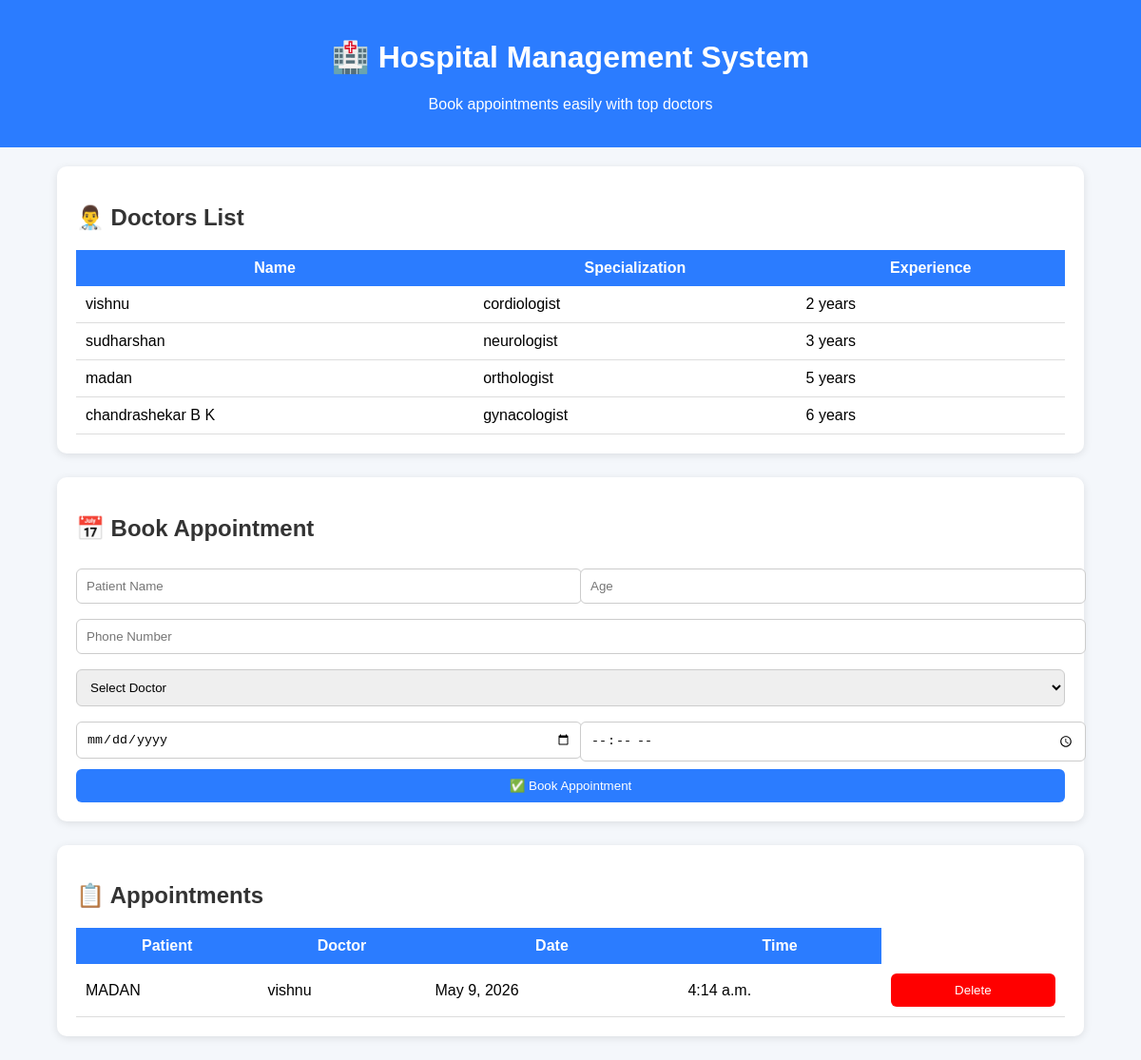
The page / on the database its author committed.
### core/models.py (models this page shows, shortened)
class Doctor(models.Model):
    name=models.CharField(max_length=100)
    specialization=models.CharField(max_length=200)
    experience=models.IntegerField()

class Appointment(models.Model):
    patient=models.ForeignKey(Patient,on_delete=models.CASCADE)
    doctor=models.ForeignKey(Doctor,on_delete=models.CASCADE)
    date=models.DateField()
    time=models.TimeField()

class Patient(models.Model):
    name=models.CharField(max_length=100)
    age=models.IntegerField()
    phone=models.CharField(max_length=15)

### core/views.py (the view, shortened to what this page needs)
# urls.py: path('',views.home),
def home(request):
    doctors=Doctor.objects.all()
    appointments=Appointment.objects.all()
    return render(request,'home.html',{
                  'doctors':doctors,
                  'appointments':appointments
                  })

### core/templates/home.html (shortened to what this page needs)
<!DOCTYPE html>
<html>
<head>
</head>
<body>
<header>
    <h1>🏥 Hospital Management System</h1>
    <p>Book appointments easily with top doctors</p>
</header>
<div class="container">
    <div class="card">
        <h2>👨‍⚕️ Doctors List</h2>
        <table>
            <thead>
                <tr>
                    <th>Name</th>
                    <th>Specialization</th>
                    <th>Experience</th>
                </tr>
            </thead>
            <tbody>
                {% for doctor in doctors %}
                <tr>
                    <td>{{ doctor.name }}</td>
                    <td>{{ doctor.specialization }}</td>
                    <td>{{ doctor.experience }} years</td>
                </tr>
                {% empty %}
                <tr>
                    <td colspan="3">No doctors available</td>
                </tr>
                {% endfor %}
            </tbody>
        </table>
    </div>
    <div class="card">
        <h2>📅 Book Appointment</h2>
        <form method="POST">
            <div class="flex">
                <div>
                    <input type="text" name="name" placeholder="Patient Name" required>
                </div>
                <div>
                    <input type="number" name="age" placeholder="Age" required>
                </div>
            </div>
            <input type="text" name="phone" placeholder="Phone Number" required>
            <select name="doctor" required>
                <option value="">Select Doctor</option>
            </select>
            <div class="flex">
                <div>
                    <input type="date" name="date" required>
                </div>
                <div>
                    <input type="time" name="time" required>
                </div>
            </div>
            <button type="submit">✅ Book Appointment</button>
        </form>
    </div>
    <div class="card">
        <h2>📋 Appointments</h2>
        <table>
            <thead>
                <tr>
                    <th>Patient</th>
                    <th>Doctor</th>
                    <th>Date</th>
                    <th>Time</th>
                </tr>
            </thead>
            <tbody>
                {% for appointment in appointments %}
                <tr>
                    <td>{{ appointment.patient.name }}</td>
                    <td>{{ appointment.doctor.name }}</td>
                    <td>{{ appointment.date }}</td>
                    <td>{{ appointment.time }}</td>
                    <td>
                        <a href="{% url 'delete' appointment.id %}">
                            <button style="background:red; color:white;">Delete</button>
                        </a>
                    </td>
                </tr>
                {% empty %}
                <tr>
                    <td colspan="4">No appointments booked</td>
                </tr>
                {% endfor %}
            </tbody>
        </table>
    </div>
</div>
</body>
</html>

### core/templates/home.html (style rules this page uses)
body { font-family: Arial, sans-serif; background-color: #f4f7fb; margin: 0; padding: 0; }
header { background-color: #2b7cff; color: white; padding: 20px; text-align: center; }
.container { width: 90%; margin: auto; margin-top: 20px; }
h2 { color: #333; }
.card { background: white; padding: 20px; margin-bottom: 25px; border-radius: 10px; box-shadow: 0 2px 8px rgba(0,0,0,0.1); }
table { width: 100%; border-collapse: collapse; }
table th { background-color: #2b7cff; color: white; padding: 10px; }
table td { padding: 10px; border-bottom: 1px solid #ddd; }
input, select { width: 100%; padding: 10px; margin: 8px 0; border-radius: 6px; border: 1px solid #ccc; }
button { background-color: #2b7cff; color: white; padding: 10px; border: none; border-radius: 6px; cursor: pointer; width: 100%; }
.flex { display: flex; gap: 20px; }
.flex > div { flex: 1; }

### rows shown on the page
Doctor: name "vishnu", specialization "cordiologist", experience "2"
Doctor: name "sudharshan", specialization "neurologist", experience "3"
Doctor: name "madan", specialization "orthologist", experience "5"
Doctor: name "chandrashekar B K", specialization "gynacologist", experience "6"
Appointment: patient.name "MADAN", doctor.name "vishnu", date "May 9, 2026", time "4:14 a.m."
